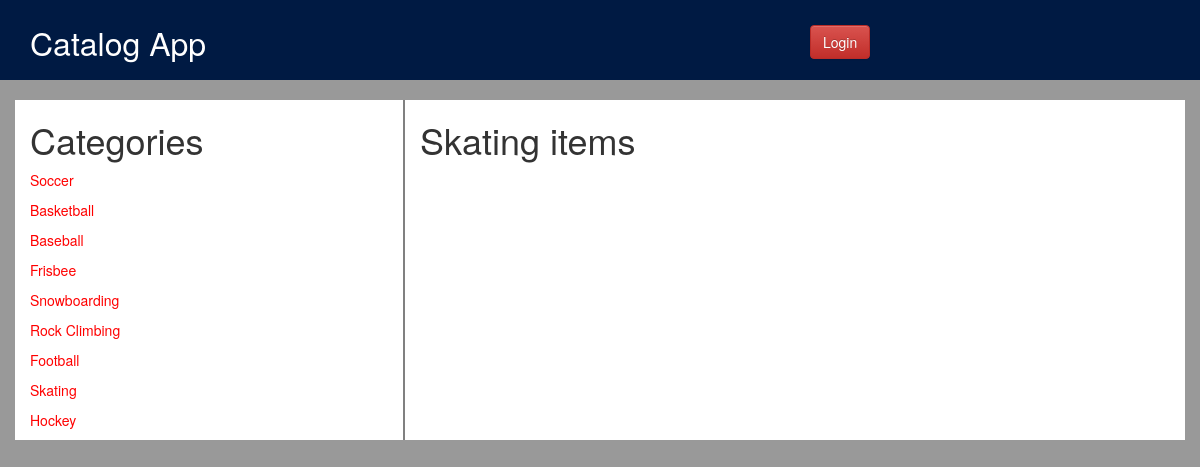
/catalog/8/items, run on an earlier commit of the app's database.
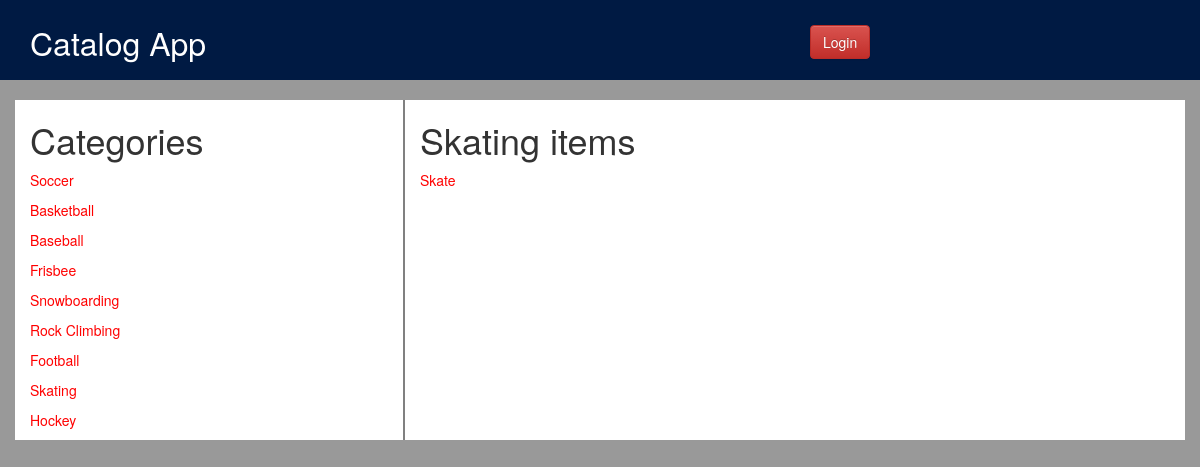
And on a later commit of the database.
### database_setup.py (models this page shows, shortened)
class Category(Base):
    __tablename__ = 'category'
    id = Column(Integer, primary_key=True)
    name = Column(String(250), nullable=False)

class Item(Base):
    __tablename__ = 'item'
    id = Column(Integer, primary_key=True)
    name = Column(String(250), nullable=False)
    description = Column(Text, nullable=True)
    category_id = Column(Integer, ForeignKey('category.id'))
    category = relationship(Category)
    user_id = Column(Integer, ForeignKey('user.id'))
    user = relationship(User)
    created_date = Column(DateTime, default=datetime.datetime.now)

### application.py (the view)
@app.route('/catalog/<int:category_id>/items')
def showItems(category_id):
    categories = session.query(Category).all()
    category = session.query(Category).filter_by(id=category_id).one()
    items = session.query(Item).filter_by(category_id=category.id).all()
    return render_template('publicitems.html', category=category, categories=categories, items=items)

### templates/publicitems.html (shortened to what this page needs)
{% extends "main.html" %}
{% block content %}
<div class="container items">
    <div class="row">
        <div class="col-xs-4 cat_list">
            <h1>Categories</h1>
            {% for category in categories %}
                <p><a href="{{ url_for('showItems', category_id=category.id) }}">{{ category.name }}</a></p>
            {% endfor %}
        </div>
        <div class="col-xs-8">
            <h1>{{ category.name }} items</h1>
            {% for item in items %}
                <p><a href="{{ url_for('showItem', category_name=category.name, item_id=item.id) }}">{{ item.name }}</a></p>
            {% endfor %}
        </div>
    </div>
</div>
{% endblock %}

What changed in the data, as far as the page shows it:
added Item: name "Skate"
